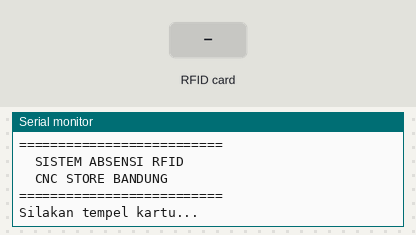
The sketch below on a simulated ESP32. Parts: the last lines printed to the serial monitor. The inputs (shaded band) are chosen by the test bench. The audio player accepts every command and is not drawn.

Above: at 2.8 s.
2.9 s: RFID card FB 8E C1 01 held to the reader
At 3.9 s:
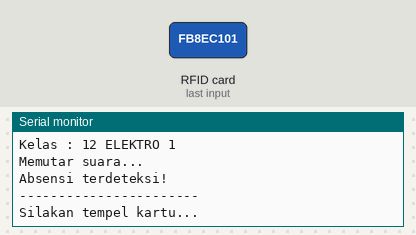
4.4 s: RFID card 24 B9 F6 03 held to the reader
5.9 s: RFID card 5E 2B 4B 06 held to the reader
7.4 s: RFID card 5E 7A 19 C4 held to the reader
At 8.0 s:
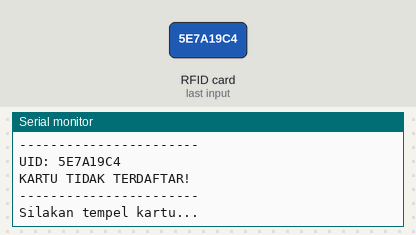

The sketch:

CEKSUARA_RFID.ino
```cpp
#include <Arduino.h>
#include <SPI.h>
#include <MFRC522.h>
#include <DFRobotDFPlayerMini.h>

// ======================================
// CNC STORE BANDUNG
// ABSENSI RFID + SUARA OTOMATIS
// TAHAP 3
// ======================================

// RFID RC522
#define SS_PIN    5
#define RST_PIN   4
#define SCK_PIN   18
#define MISO_PIN  19
#define MOSI_PIN  23

// DFPLAYER MINI
#define DF_RX 16
#define DF_TX 17

MFRC522 rfid(SS_PIN, RST_PIN);

HardwareSerial dfSerial(2);
DFRobotDFPlayerMini dfPlayer;

bool suaraReady = false;

// DATABASE SISWA
struct Siswa {
  String nama;
  String kelas;
  String uid;
  int nomorAudio;
};

Siswa siswa[5] = {
  {"FAHRI UDIN", "12 ELEKTRO 1", "FB8EC101", 1},
  {"SAMSUDIN", "11 TKJ 1", "24B9F603", 2},
  {"JAMALUDIN", "12 RPL 3", "5E2B4B06", 3},
  {"AMIRUDIN", "10 TKJ 1", "D03D085F", 4},
  {"KOMARUDIN", "11 TKR 2", "9EEEC001", 5}
};

// Pencegah scan berulang terlalu cepat
String uidTerakhir = "";
unsigned long waktuTerakhir = 0;
const unsigned long jedaScan = 5000;

void setup() {
  Serial.begin(115200);
  delay(1000);

  // INISIALISASI RFID
  SPI.begin(SCK_PIN, MISO_PIN, MOSI_PIN, SS_PIN);
  rfid.PCD_Init();
  delay(100);

  // INISIALISASI DFPLAYER
  dfSerial.begin(
    9600,
    SERIAL_8N1,
    DF_RX,
    DF_TX
  );

  if (dfPlayer.begin(dfSerial, true, true)) {
    suaraReady = true;
    dfPlayer.volume(22);
    Serial.println("DFPlayer berhasil!");
  } else {
    Serial.println("DFPlayer tidak terdeteksi!");
  }

  Serial.println("==========================");
  Serial.println("  SISTEM ABSENSI RFID");
  Serial.println("  CNC STORE BANDUNG");
  Serial.println("==========================");
  Serial.println("Silakan tempel kartu...");
}

void loop() {
  if (!rfid.PICC_IsNewCardPresent()) {
    return;
  }

  if (!rfid.PICC_ReadCardSerial()) {
    return;
  }

  String uid = "";

  for (byte i = 0; i < rfid.uid.size; i++) {
    if (rfid.uid.uidByte[i] < 0x10) {
      uid += "0";
    }
    uid += String(rfid.uid.uidByte[i], HEX);
  }

  uid.toUpperCase();

  rfid.PICC_HaltA();
  rfid.PCD_StopCrypto1();

  // CEGAH PEMBACAAN BERULANG
  if (uid == uidTerakhir &&
      millis() - waktuTerakhir < jedaScan) {
    return;
  }

  uidTerakhir = uid;
  waktuTerakhir = millis();

  Serial.println("-----------------------");
  Serial.print("UID: ");
  Serial.println(uid);

  bool ditemukan = false;

  for (int i = 0; i < 5; i++) {

    if (uid == siswa[i].uid) {
      ditemukan = true;

      Serial.println("KARTU DIKENALI!");
      Serial.print("Nama  : ");
      Serial.println(siswa[i].nama);

      Serial.print("Kelas : ");
      Serial.println(siswa[i].kelas);

      if (suaraReady) {
        dfPlayer.playMp3Folder(
          siswa[i].nomorAudio
        );

        Serial.println("Memutar suara...");
      }

      Serial.println("Absensi terdeteksi!");
      break;
    }
  }

  if (!ditemukan) {
    Serial.println("KARTU TIDAK TERDAFTAR!");
  }

  Serial.println("-----------------------");
  Serial.println("Silakan tempel kartu...");
}
```

Measured:
- after the input at 2.9 s, the serial monitor: prints a new line at once (image 1)
- after the input at 7.4 s, the serial monitor: prints a new line at once (image 2)
